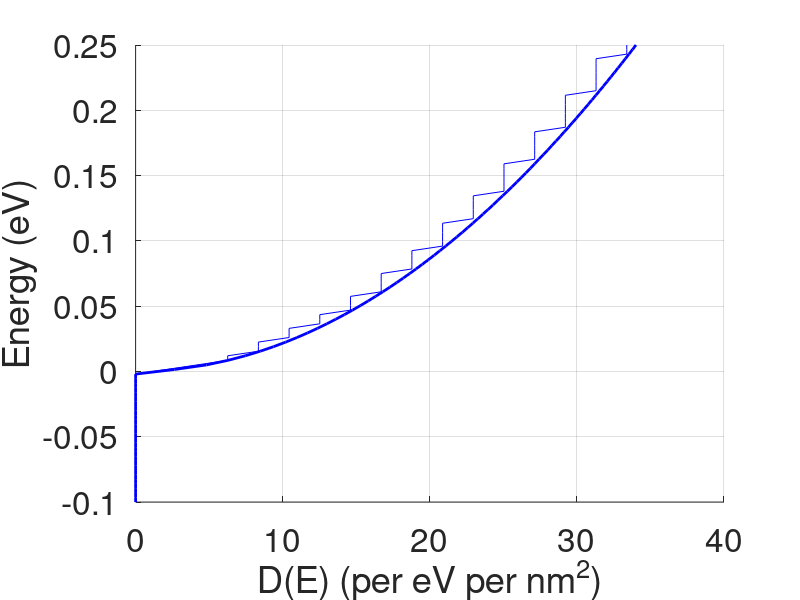

The MATLAB source for this figure:
clear all
close all

% Constants (all MKS, except energy which is in eV)
hbar = 1.055e-34;
m = 9.110e-31;
q = 1.602e-19;
L = 1e-9;

D2 = zeros(1,101);
Lz=20e-9;%5e-9 for (a),20e-9 for (b)
E0=(hbar^2)*(pi^2)/(2*q*m*Lz^2);
for p = 1:25
    E = linspace(-0.1,0.25,101);
    thet = (E + abs(E))./(2*E);
    EE = E-(p*p*E0);
    theta = (EE+abs(EE))./(2*EE);
    D1 = (L)*q*m*thet.*real((2*m*E*q).^(-0.5))./(pi*hbar);
    D2 = D2 + ((L^2)*q*m*theta./(2*pi*hbar*hbar));
    D3 = (L^3)*q*m*thet.*real((2*m*E*q).^0.5)./(2*pi*pi*hbar*hbar*hbar);
end

hold on
h = plot(D2,E,'b');
h = plot(D3.*Lz/L,E,'b');
%axis([0 10 -0.1 0.25]);%Part (a)
axis([0 40 -0.1 0.25]);%Part (b)
set(h,'linewidth',[1.0])
set(h,'linewidth',[2.0])
set(gca,'Fontsize',[24])
xlabel('D(E) (per eV per nm^2)')
ylabel('Energy (eV)')
grid on
